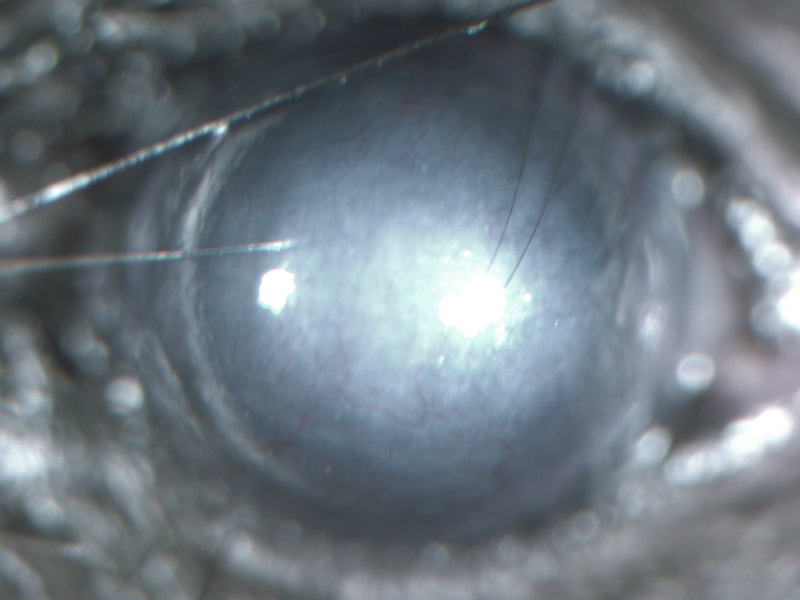
%> input picture Cornea Detection and CNV Grading/Part B/CNV grading/line_detecter_original_code/test_images/ET_043_Day 37_05.07.2015_Image1.png, 800 x 600 px; its folder holds only this picture in this run
$ octave --eval "test;"   (GNU Octave 9; MATLAB toolbox functions it lacks are replaced by stand-ins)
%> lines starting %> are read from the running program, lines starting %| are printed output that depends on the picture
%> in test, img is the input picture: size 600x800x3 uint8; mean R, G, B 109.9, 120.6, 128.8
### Src/RF CNV Grading/CNV grading/line_detecter_original_code/im_seg.m
function segmentedimg = im_seg(img,mask,W,step)
%> called with W = 15, step = 2
% img: original color image
% mask: mask of FOV
% W: window size which is chosen as double of typical vessel width
% step: step size for increasing the line length

img = im2double(img);
%> img: size 600x800x3 double
mask = im2bw(mask);

%img = img(:,:,2);
img = fakepad(img,mask);

features = standardize(img,mask);
Ls = 1:step:W;
for j = 1:numel(Ls)
   L = Ls(j);
   R = get_lineresponse(img,W,L);
   R = standardize(R,mask);
   features = features+R;
  % disp(['L = ',num2str(L),' finished!']);
end
segmentedimg = features/(1+numel(Ls));
%figure,imshow(segmentedimg),colormap(jet);
%t = 0.56;
%segmentedimg = im2bw(segmentedimg,t);
end

### Src/RF CNV Grading/CNV grading/line_detecter_original_code/fakepad.m
function padded = fakepad(img, mask, erosionsize, iterations)
% padded = fakepad(img, mask, erosionsize, iterations)
%
% Creates an artificial region in the area outside the
% mask. "iterations" is the number of times a one-pixel border is
% added to the image, i.e. the size of the padding created.

%
% Copyright (C) 2006  Jo鉶 Vitor Baldini Soares
%
% This program is free software; you can redistribute it and/or
% modify it under the terms of the GNU General Public License
% as published by the Free Software Foundation; either version 2
% of the License, or (at your option) any later version.
%
% This program is distributed in the hope that it will be useful,
% but WITHOUT ANY WARRANTY; without even the implied warranty of
% MERCHANTABILITY or FITNESS FOR A PARTICULAR PURPOSE.  See the
% GNU General Public License for more details.
%
% You should have received a copy of the GNU General Public License
% along with this program; if not, write to the Free Software
% Foundation, Inc., 51 Franklin Street, Fifth Floor,
% Boston, MA 02110-1301, USA.
%

% Default parameters.
if(nargin == 2)
  erosionsize = 5;
  iterations = 50;
end

% Contour before erosion
[nrows, ncols] = size(mask);
mask(1,:) =     zeros(1, ncols);
mask(nrows,:) = zeros(1, ncols);
mask(:,1) =     zeros(nrows, 1);
mask(:,ncols) = zeros(nrows, 1);

% Erodes the mask to avoid weird region near the border.
mask = imerode(mask, strel('disk', erosionsize, 0));

dilated = img .* double(mask);

oldmask = mask;

filter = [1 1 1;
	  1 1 1;
          1 1 1];
[filterrows, filtercols] = find(filter > 0);
filterrows = filterrows - 2;
filtercols = filtercols - 2;

for i = 1:iterations
  % finds pixels on the outer border
  newmask = imdilate(oldmask, strel('diamond', 1));
  outerborder = newmask & ~oldmask;

  [rows, cols] = find(outerborder);
  % grows into the outer border.
  for j = 1:size(cols, 1)
    col = cols(j);
    row = rows(j);

    filtered = [];
    for k = 1:size(filtercols, 1)
      filtercol = filtercols(k);
      filterrow = filterrows(k);

      pixelrow = row + filterrow;
      pixelcol = col + filtercol;
      if (pixelrow <= nrows & pixelrow >= 1 & pixelcol <= ncols & ...
          pixelcol >= 1 & oldmask(pixelrow, pixelcol))
        filtered = [filtered dilated(pixelrow, pixelcol)];
      end
    end
    % Mean of values under the filter.
    dilated(row, col) = sum(filtered)/length(filtered);
  end

  oldmask = newmask;
end
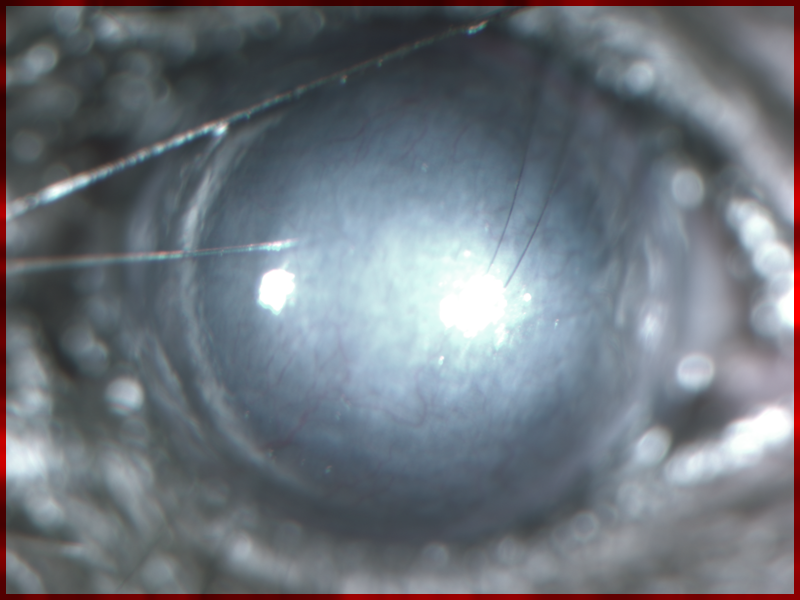
%> dilated: size 600x800x3 double; mean R, G, B 0.431, 0.457, 0.488

padded = dilated;

### Src/RF CNV Grading/CNV grading/line_detecter_original_code/standardize.m
function simg = standardize(img,mask,wsize)

if (nargin == 2 || wsize == 0)
    simg = globalstandardize(img,mask);
else
    img(mask == 0) = 0;
    img_mean = nlfilter(img,[wsize, wsize],@getmean);
    img_std = nlfilter(img,[wsize, wsize],@getstd);

    simg = (img - img_mean)./img_std;
    simg(img_std == 0) = 0;
    simg(mask == 0) = 0;
end

end

function simg = globalstandardize(img,mask)
usedpixels = double(img(mask==1));
m = mean(usedpixels);
%> m = 0.431
s = std(usedpixels);
%> s = 0.171

simg = zeros(size(img));
simg(mask == 1) = (usedpixels - m)/s;
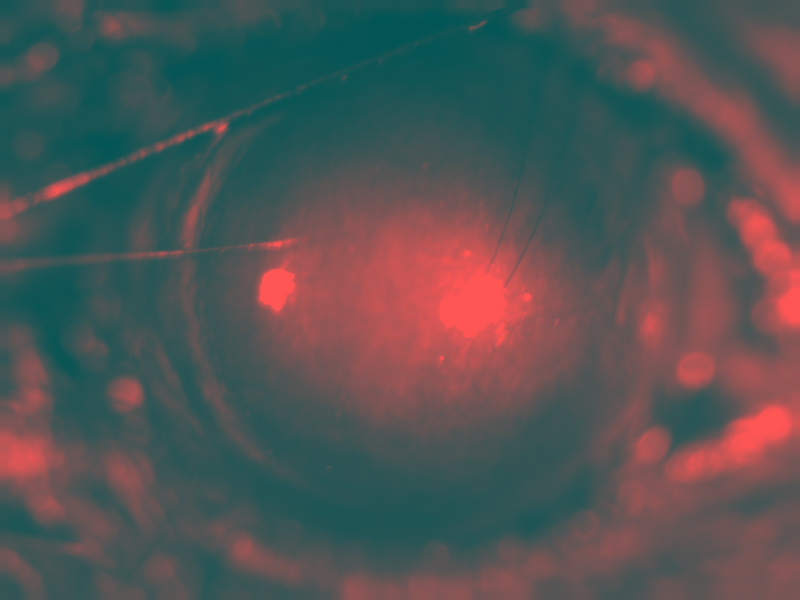
%> simg: size 600x800x3 double; mean R, G, B -6.6e-13, 0, 0; drawn with min black and max white
end

% [9 lines left out: functions getmean, getstd, not called in this run]

### Src/RF CNV Grading/CNV grading/line_detecter_original_code/get_lineresponse.m
function R = get_lineresponse(img,W,L)
% img: extended inverted gc
% W: window size, L: line length
% R: line detector response

avgmask = fspecial('average',W);
avgresponse = imfilter(img,avgmask,'replicate');

maxlinestrength = -Inf*ones(size(img));
for theta = 0:15:165
    linemask = get_linemask(theta,L);
    linemask = linemask/sum(linemask(:));
    imglinestrength = imfilter(img,linemask);
    imglinestrength = imglinestrength - avgresponse;
    maxlinestrength = max(maxlinestrength,imglinestrength);
end
R = maxlinestrength;
end

### Src/RF CNV Grading/CNV grading/line_detecter_original_code/test.m
function test
image_path_training='./test_images/';
image_path_for_writing='./results/';
flist=dir(fullfile(image_path_training,'*.png'));
n=length(flist);

for i=1:n

img=imread(fullfile(image_path_training,flist(i).name));
mask=ones(600,800);

W = 15;
step = 2;
segmentedimg = im_seg(img,mask,W,step);
%> the loop in im_seg, `for j = 1:numel(Ls)` made 8 passes
%> pass 1, in get_lineresponse, `avgresponse = imfilter(img,avgmask,'replicate');`:
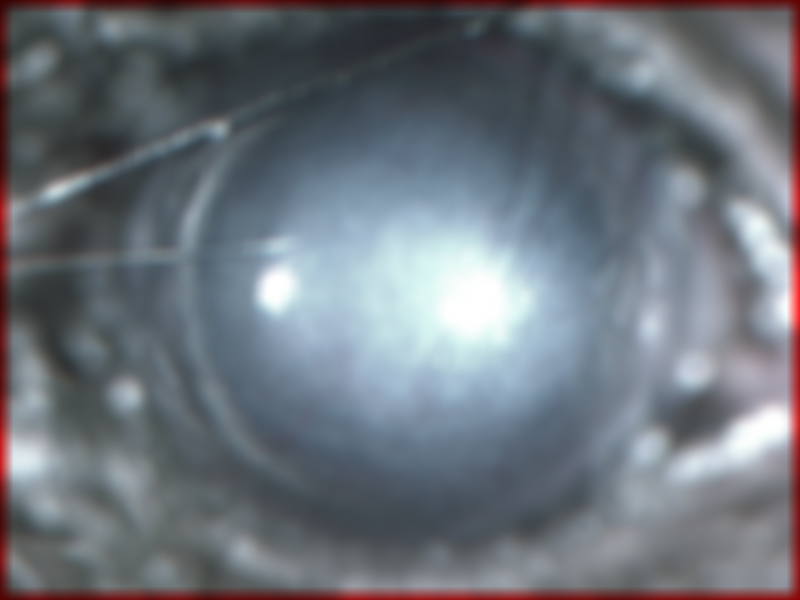
%> avgresponse: size 600x800x3 double; mean R, G, B 0.431, 0.457, 0.488; mean of the top-left, top-right, bottom-left and bottom-right quarters 0.375, 0.468, 0.443, 0.549
%> pass 1, in im_seg, `R = get_lineresponse(img,W,L);`:
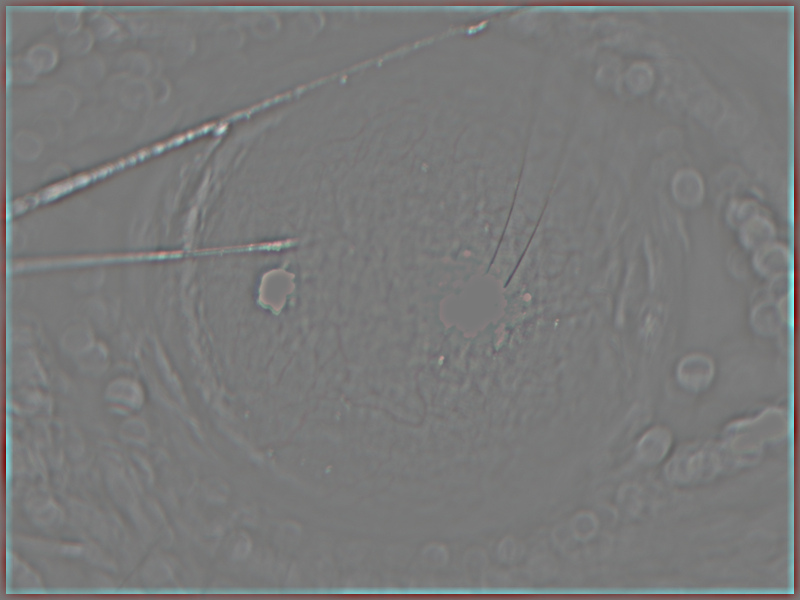
%> R: size 600x800x3 double; mean R, G, B 4.3e-09, 0.000176, 0.000182; drawn with min black and max white
%> pass 1, in standardize (call 2), `simg = globalstandardize(img,mask);`:
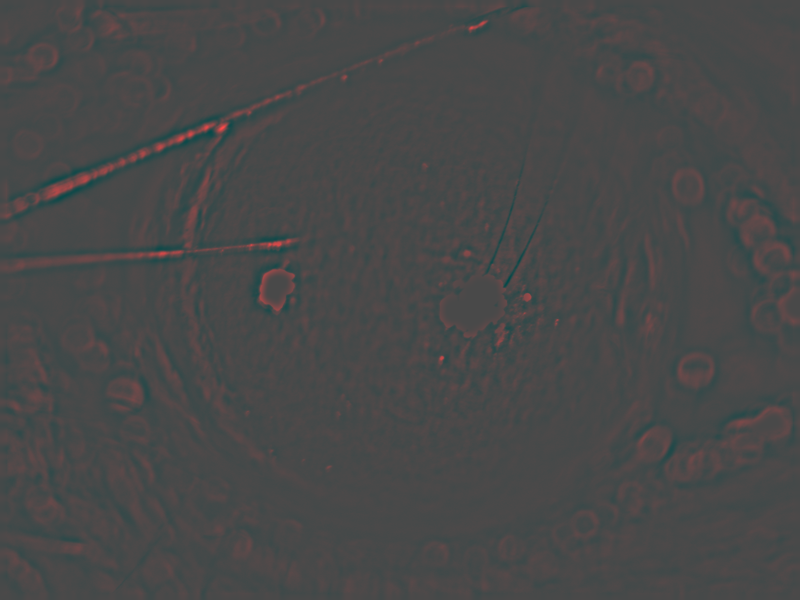
%> simg: size 600x800x3 double; mean R, G, B 0, 0, 0; drawn with min black and max white
%> after the loop in im_seg, `for j = 1:numel(Ls)`:
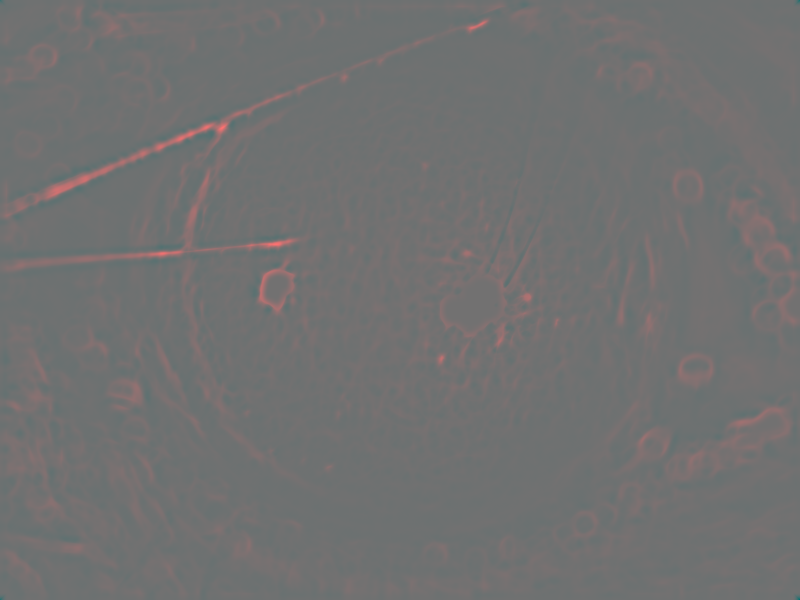
%> features: size 600x800x3 double; mean R, G, B 0, 0, 0; mean of the top-left, top-right, bottom-left and bottom-right quarters 0.1, -0.1, -0.1, 0.1; drawn with min black and max white

image_name_to_write=strcat(image_path_for_writing,flist(i).name);
imwrite(segmentedimg,image_name_to_write);
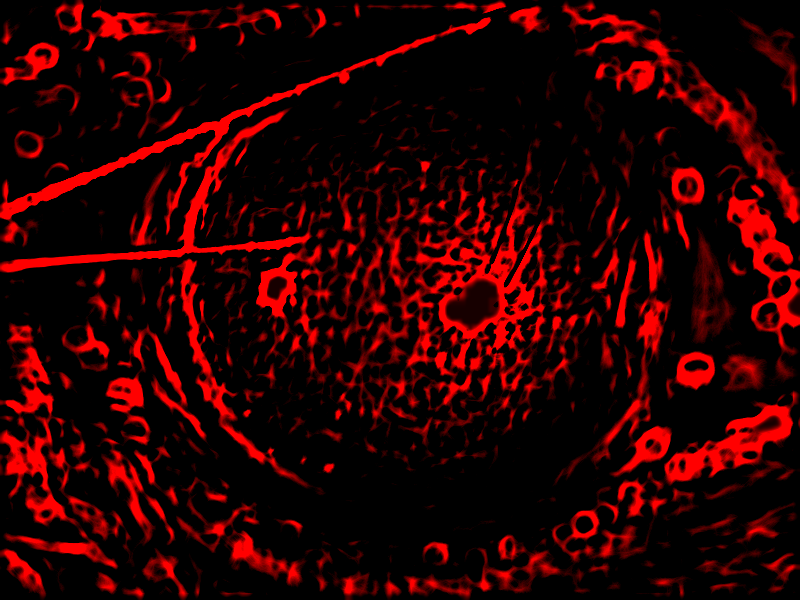
%> saved as ET_043_Day 37_05.07.2015_Image1.png: size 600x800x3 uint8; mean R, G, B 42.2, 0, 0
end
end
